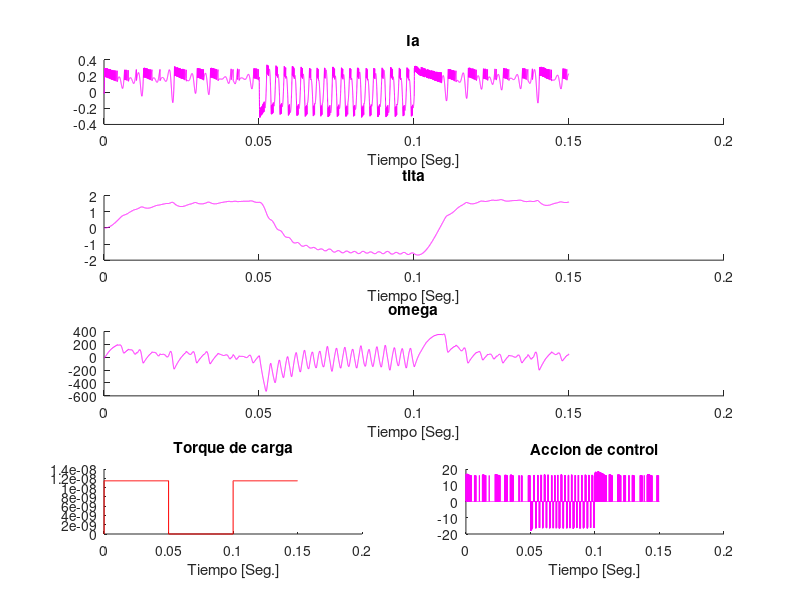
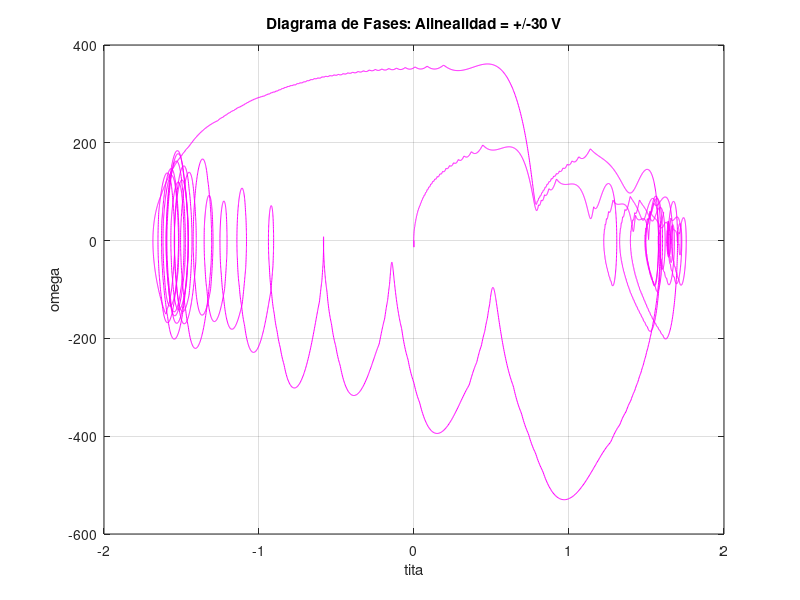

These figures' MATLAB source, in order:
%Motor DC TP3: El codigo comienza en la linea 129.
%-------------------------------------------------------------------
%Motor DC DLQR sin integrador del error. No ajusta la referencia negativa correctamente.
%-------------------------------------------------------------------

% clear all;%close all;
% TamanioFuente=12;
% ii=0;At=1e-5;ref1=-1.57;ref2=1.57;tF=1; 
% Ts=At;
% u=12;Tl=0;
% 
% %Condiciones iniciales
% ia(1)=0;tita(1)=0;w(1)=0;
% X=[ia(1);tita(1);w(1)];
% 
% 
% %Caracteristicas del motor
% Laa=366e-6; J=5e-9;Ra=55.6;B=0;Ki=6.49e-3;Km=6.53e-3;
% 
% %Matrices
% Ac=[-Ra/Laa 0 -Km/Laa; 0 0 1 ;Ki/J 0 -B/J];
% Bc=[1/Laa;0;0];
% C=[1 0 0];
% Per=[0;0;-1/J]; %Matriz perturbacion
% 
% %Verifico Controlabilidad y Observabilidad
% Mc=[Bc Ac*Bc Ac^2*Bc];%Matriz Controlabilidad 
% rango_M=rank(Mc); 
% Oc=[C; C*Ac; C*Ac^2];%Matriz Observabilidad
% auto_O=eig(Oc);
% rango_O=rank(Oc);
% 
% %Matrices Discretas
% sys_c=ss(Ac,Bc,C,[0]);
% sys_d=c2d(sys_c,Ts,'zoh');
% 
% A=sys_d.a;
% B=sys_d.b;
% 
% M=[B A*B A^2*B]; %Matriz de controlabilidad
% rango=rank(M);
% 
% % %Funcional de costos
%  %
%  Q=diag([1 150000 10]);R=3.2e2; %Ts=1e-5 / Con C es [1 0 0].
%  %Q=diag([1e4 5e8 1e4]);R=8e4; %Ts=1e-4/ Con C es [0 1 0].
%  %Q=diag([1 10 50]);R=1; %Ts=1e-4
% H=[A+B*inv(R)*B'*inv(A')*Q -B*inv(R)*B'*inv(A') ; -inv(A')*Q inv(A')];
% 
% [V,D]=eig(H);MX1X2=[];
% for ii=1:6
%  if abs(D(ii,ii))<1
%  MX1X2=[MX1X2 V(:,ii)];
%  end
% end
% MX1=MX1X2(1:3,:); MX2=MX1X2(4:6,:);
% P=real(MX2*inv(MX1));
% K=inv(R+B'*P*B)*B'*P*A;
% 
% %Matriz referencia
% Gj=-inv(C*inv(A-B*K)*B);
% %Gj=inv(C(1,:)*inv(eye(3)-A+B*K)*B);
% 
% %Simulacion Lineal
% Jmin=X'*P*X;
% Mat_J=0;
% V_L=X'*P*X;Jl=0;
% for t=0:At:tF
%  ii=ii+1;k=ii+2;
%  estado=X;
%  %Torque
%  Tl_arreglo=[0 ((1.15e-8/2)*sign(sin(10.472*t))+(1.15e-8/2))];
%  Tl=Tl_arreglo(2);
%  
%  Jl=Jl+X'*Q*X+u'*R*u';
%  Mat_J=[Mat_J Jl];
%  V_L=[V_L X'*P*X];
%  
%  X=A*X+B*u+Per*Tl;
% 
%  %Cambio la referencia segun el angulo deseado
%   if(Tl<=1e-12) 
%      u=-K*estado+Gj*ref1; color='b';
%   else
%     u=-K*estado+Gj*ref2; color='b'; 
%   end
%     
%   %Alinealidad
%  if -5<u && u<5
%      u=0;
%  else
%      u=u;
%  end  
% 
%  %Grafico sin observador
%  x1(ii)=X(1); %Ia
%  x2(ii)=X(2); %tita
%  x3(ii)=X(3); %w
% 
%  torque(ii)=Tl;%Torque Tl
%  acc(ii)=u;
% end
% 
% %Grafico
% t=0:At:tF;
% figure(1);
% subplot(4,1,1);hold on;
% plot(t,x1(1:numel(t)),color);title('Ia');xlabel('Tiempo [Seg.]');hold on;
% subplot(4,1,2);hold on;
% plot(t,x2(1:numel(t)),color);title('tita');xlabel('Tiempo [Seg.]');
% subplot(4,1,3);hold on;
% plot(t,x3(1:numel(t)),color);title('w');xlabel('Tiempo [Seg.]');
% 
% subplot(4,2,7);hold on;
% plot(t,torque(1:numel(t)),'r');title('Torque de carga');
% xlabel('Tiempo [Seg.]');
% subplot(4,2,8);hold on;
% plot(t,acc(1:numel(t)),color);title('Accion de control');
% xlabel('Tiempo [Seg.]');
% 
% figure(2);
% semilogy(t,Mat_J(1:numel(t)),color);grid on;title('Modelo lineal','FontSize',TamanioFuente);
% xlabel('Tiempo en Seg.','FontSize',TamanioFuente);ylabel('Funcionales J y V','FontSize',TamanioFuente);hold on;
% %semilogy(t,Jmin*ones(size(Mat_J)),color);
% semilogy(t,V_L(1:numel(t)),'g');

% % %-----------------------------------------------------------------------------
% Motor DC DLQR con integrador del error. Funciona
% %---------------------------------------------------------------------------
clear all;%close all;
TamanioFuente=12;
ii=0;At=1e-5;ref=-1.57;tF=.15;
Ts=At;
u=12;Tl=0;

%Condiciones iniciales
ia(1)=0;tita(1)=0;w(1)=0;
X=[ia(1);tita(1);w(1)];

%Alinealidad
 Alinealidad= 5;color='r';
Alinealidad= 16;color='m';
%Alinealidad= 15;color='g';
%Alinealidad= 30;color='m';
%Alinealidad= 30;color='k';

%Caracteristicas del motor
Laa=366e-6; J=5e-9;Ra=55.6;B=0;Ki=6.49e-3;Km=6.53e-3;

%Matrices Tiempo Continuo
Ac=[-Ra/Laa 0 -Km/Laa; 0 0 1;Ki/J 0 -B/J];
Bc=[1/Laa;0;0];
C=[0 1 0];
Per=[0;0;-1/J]; %Matriz perturbacion

%Verifico Controlabilidad y Observabilidad
Mc=[Bc Ac*Bc Ac^2*Bc];%Matriz Controlabilidad 
rango_M=rank(Mc); 
Oc=[C; C*Ac; C*Ac^2];%Matriz Observabilidad
auto_O=eig(Oc);
rango_O=rank(Oc);

%Discretizacion de matrices
sys_c=ss(Ac,Bc,C,[0]);
sys_d=c2d(sys_c,Ts,'zoh');

A=sys_d.a;
B=sys_d.b;

M=[B A*B A^2*B]; %Matriz de controlabilidad
rango=rank(M);

Aa=[A,zeros(3,1);-C*A, eye(1)];
Ba=[B;-C*B];

Ma=[Ba Aa*Ba Aa^2*Ba Aa^3*Ba];%MatrizControlabilidad
rango_a=rank(Ma);

% %Funcional de costos
%Q=diag([10000 20000 8000]);R=1e9;
Q=diag([10 20 80 10]);R=1e1; % Para TL 1.15e-8
%Q=diag([1e2 1e2 1e2 1e2]);R=1e-1;
H=[Aa+Ba*inv(R)*Ba'*inv(Aa')*Q -Ba*inv(R)*Ba'*inv(Aa') ; -inv(Aa')*Q inv(Aa')];

[V,D]=eig(H);MX1X2=[];
for ii=1:8
 if abs(D(ii,ii))<1
 MX1X2=[MX1X2 V(:,ii)];
 end
end
MX1=MX1X2(1:4,:); MX2=MX1X2(5:8,:);
P=real(MX2*inv(MX1));
Ka=inv(R+Ba'*P*Ba)*Ba'*P*Aa;
K=Ka(1:3);KI=-Ka(4);
aut_controlador=abs(eig(Aa-Ba*Ka));
%Matriz referencia
Gj=-inv(C*inv(A-B*K)*B);

% % %__________________________OBSERVADOR__________________________
M_Obs=[C;(C*A);(C*A^2);(C*A^3)];
rank(M_Obs)
C_O=B';
A_O=A';
B_O=C';
M_D=M_Obs';

%Funcional de costos Observador

Qo=diag([.1 .1 .1]);Ro=diag(1e2);

H=[A_O+B_O*inv(Ro)*B_O'*inv(A_O')*Qo -B_O*inv(Ro)*B_O'*inv(A_O'); -inv(A_O')*Qo inv(A_O')];
[V,D]=eig(H);MX1X2=[];
for ii=1:6
    if abs(D(ii,ii))<1
        MX1X2=[MX1X2 V(:,ii)];
    end
end
MX1=MX1X2(1:3,:); MX2=MX1X2(4:6,:);
Po=real(MX2*inv(MX1));
Ko=(inv(Ro+B_O'*Po*B_O)*B_O'*Po*A_O)';
abs(eig(A-Ko*C))


%Simulacion Lineal
V_L=[X;0]'*P*[X;0];
Jmin=[X;0]'*P*[X;0];
Mat_J=0;

xang=[0;0;0];
V_L=[X;0]'*P*[X;0];
Jl=0;Jmin_L=V_L;
ve1(1)=0;vei=0;
for t=0:At:tF
 ii=ii+1;k=ii+2;
 
 Tl_arreglo=[0 ((1.15e-8/2)*sign(sin(10.472*6*t))+(1.15e-8/2))];
 Tl=Tl_arreglo(2);
 
 Y_=C*X;
 e1=ref-Y_(1);
 
 vei=vei+e1;
 ve1(ii)=vei;

 % u=-Ka*[X;ve1(ii)];%color='r';%Estado ampliado
 u=-Ka*[xang;ve1(ii)];%color='b';
  %Lyapunov
 V_Li=[X;ve1(ii)]'*P*[X;ve1(ii)];
 V_L=[V_L V_Li];
 Jl=Jl+[X;ve1(ii)]'*Q*[X;ve1(ii)]+u'*R*u';
 Mat_J=[Mat_J Jl];

 
 X=A*X+B*u+Per*Tl;

 %Cambio la referencia segun el angulo deseado
  if(Tl<=1e-12)
        ref=-1.57;
    else

        ref=1.57;
  end 
%   %Alinealidad

 if -Alinealidad<u && u<Alinealidad
     u=0;
 else
     u=u;
 end  
 
    %Grafico sin observador
     x1(ii)=X(1); %Ia
     x2(ii)=X(2); %tita
     x3(ii)=X(3); %w
 
 torque(ii)=Tl;%Torque Tl
 acc(ii)=u;
 
 xang=A*xang+B*u+Ko*(Y_-C*xang);%Acá se usa y.
end

%Grafico
t=0:At:tF;
figure(1);
subplot(4,1,1);hold on;
plot(t,x1(1:numel(t)),color);title('Ia');xlabel('Tiempo [Seg.]');hold on;
subplot(4,1,2);hold on;
plot(t,x2(1:numel(t)),color);title('tita');xlabel('Tiempo [Seg.]');
subplot(4,1,3);hold on;
plot(t,x3(1:numel(t)),color);title('omega');xlabel('Tiempo [Seg.]');

subplot(4,2,7);hold on;
plot(t,torque(1:numel(t)),'r');title('Torque de carga');
xlabel('Tiempo [Seg.]');
subplot(4,2,8);hold on;
plot(t,acc(1:numel(t)),color);title('Accion de control');
xlabel('Tiempo [Seg.]');
% % 
figure(2);
% subplot(2,1,1);
plot(x2,x3,color);title('Diagrama de Fases: Alinealidad = +/-30 V');xlabel('tita');ylabel('omega');grid on;hold on;
% subplot(2,1,2);semilogy(t,Mat_J(1:numel(t)),color);grid on;title('Modelo lineal','FontSize',TamanioFuente);
% xlabel('Tiempo en Seg.','FontSize',TamanioFuente);ylabel('Funcionales J y V','FontSize',TamanioFuente);hold on;
% %semilogy(t,Jmin*ones(size(Mat_J)),color);
% semilogy(t,V_L(1:numel(t)),'g');
